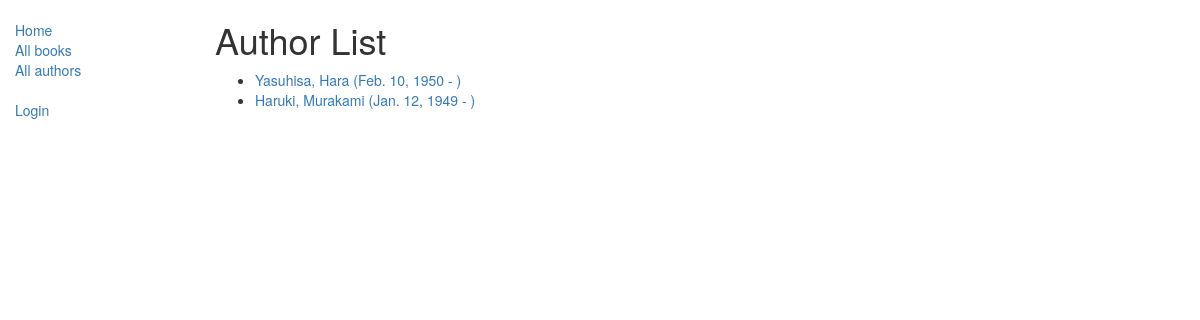
Screenshot of /catalog/authors/ with the database file from the repository.
### catalog/models.py (models this page shows, shortened)
class Author(models.Model):
    first_name = models.CharField(max_length=100)
    last_name = models.CharField(max_length=100)
    date_of_birth = models.DateField(null=True, blank=True)
    date_of_death = models.DateField('died', null=True, blank=True)
    def get_absolute_url(self):
        return reverse('author-detail', args=[str(self.id)])

### catalog/views.py (the view)
class AuthorListView(generic.ListView):
    model = Author

### catalog/templates/catalog/author_list.html
{% extends "base_generic.html" %}
{% block content %}
    <h1>Author List</h1>
    {% if author_list %}
    <ul>
      {% for author in author_list %}
      <li>
        <a href="{{ author.get_absolute_url }}">{{ author.first_name }}, {{ author.last_name }} ({{ author.date_of_birth|default_if_none:"" }} - {{ author.date_of_death|default_if_none:"" }})</a>
      </li>
      {% endfor %}
    </ul>
    {% else %}
      <p>There are no authors in the library.</p>
    {% endif %}
{% endblock %}

### rows the page displays
Author: first_name "Yasuhisa", last_name "Hara", date_of_birth "Feb. 10, 1950"
Author: first_name "Haruki", last_name "Murakami", date_of_birth "Jan. 12, 1949"
